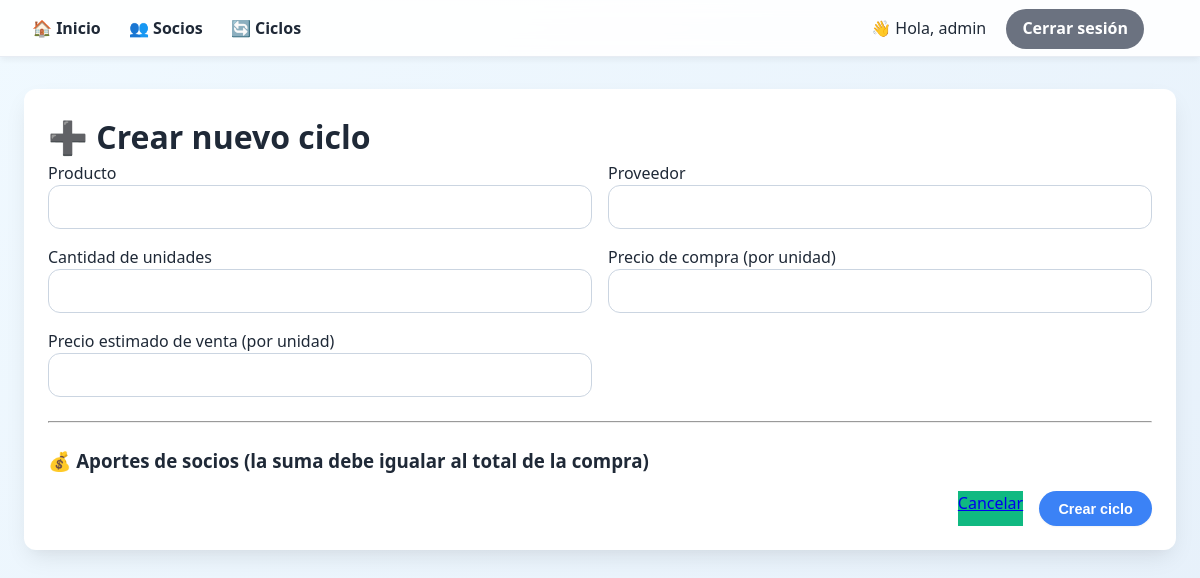
The page /ciclo/nuevo (signed in) on the database as committed earlier.
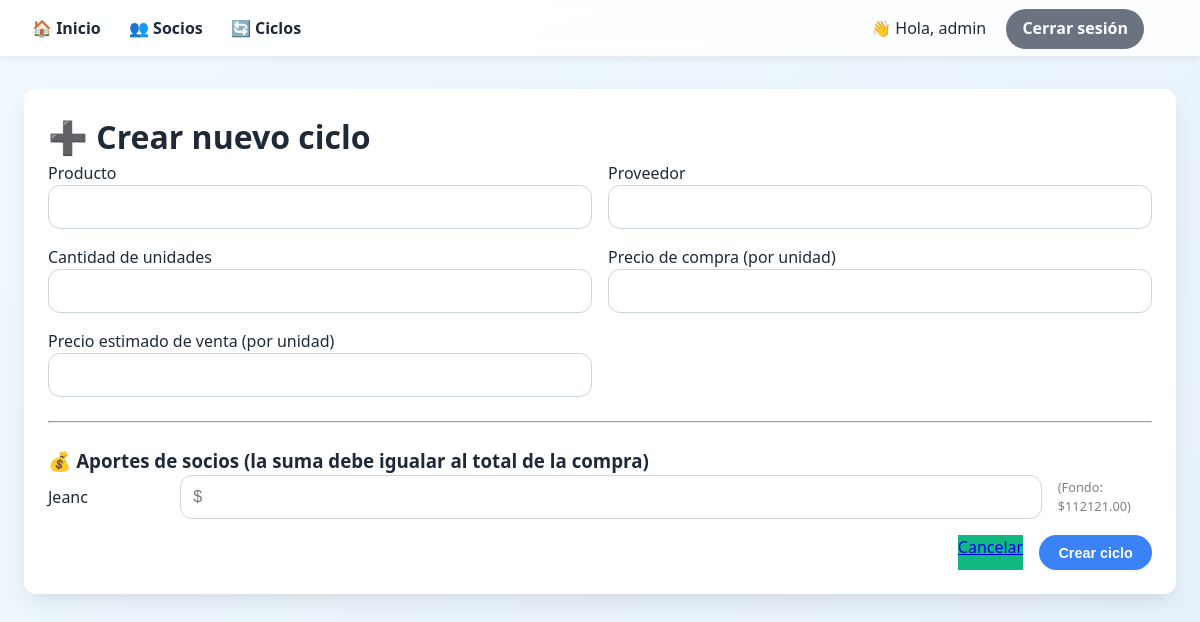
The same page on the database as committed later.
### tables this page shows
CREATE TABLE socio (
            id INTEGER PRIMARY KEY AUTOINCREMENT,
            nombre TEXT NOT NULL,
            fondo_disponible REAL DEFAULT 0.0,
            fondo_total REAL DEFAULT 0.0,
            created_at TIMESTAMP DEFAULT CURRENT_TIMESTAMP
        );

### app.py (the view, shortened to what this page needs)
@app.route('/ciclo/nuevo', methods=['GET', 'POST'])
@login_required
def nuevo_ciclo():
    socios = models.obtener_socios()
    return render_template('ciclo_nuevo.html', socios=socios)

### app.py (called while the page is built)
@login_manager.user_loader
def load_user(user_id):
    conn = models.get_db()
    user_data = conn.execute('SELECT * FROM usuario WHERE id = ?', (user_id,)).fetchone()
    conn.close()
    if user_data:
        return User(user_data['id'], user_data['username'])
    return None

### models.py (called while the page is built)
def get_db():
    conn = sqlite3.connect(DATABASE)
    conn.row_factory = sqlite3.Row
    return conn

def obtener_socios():
    conn = get_db()
    socios = conn.execute('SELECT * FROM socio ORDER BY id DESC').fetchall()
    conn.close()
    return socios

### templates/ciclo_nuevo.html (shortened to what this page needs)
{% extends "base.html" %}
{% block content %}
<div class="card">
    <h1>➕ Crear nuevo ciclo</h1>
    <form method="POST" id="formCiclo" onsubmit="return validarAportes()">
        <div style="display: grid; grid-template-columns: 1fr 1fr; gap: 1rem;">
            <div><label>Producto</label><input type="text" name="producto" required></div>
            <div><label>Proveedor</label><input type="text" name="proveedor" required></div>
            <div><label>Cantidad de unidades</label><input type="number" name="cantidad" id="cantidad" step="1" min="1" required></div>
            <div><label>Precio de compra (por unidad)</label><input type="number" name="precio_compra" id="precio_compra" step="0.01" required></div>
            <div><label>Precio estimado de venta (por unidad)</label><input type="number" name="precio_venta" step="0.01" required></div>
        </div>
        <hr style="margin: 1.5rem 0;">
        <h3>💰 Aportes de socios (la suma debe igualar al total de la compra)</h3>
        <div id="aportes-container">
            {% for s in socios %}
            <div style="display: flex; gap: 1rem; align-items: center; margin-bottom: 0.5rem;">
                <label style="width: 150px;">{{ s.nombre }}</label>
                <input type="number" step="0.01" name="aporte_{{ s.id }}" id="aporte_{{ s.id }}" placeholder="$" class="aporte-input" data-id="{{ s.id }}">
                <span id="disponible_{{ s.id }}" style="font-size:0.8rem; color:gray;">(Fondo: ${{ "%.2f"|format(s.fondo_disponible) }})</span>
            </div>
            {% endfor %}
        </div>
        <div style="display: flex; gap: 1rem; justify-content: flex-end;">
            <a href="{{ url_for('listar_ciclos') }}" class="btn-secondary">Cancelar</a>
            <button type="submit" class="btn">Crear ciclo</button>
        </div>
    </form>
</div>
{% endblock %}

Rows that differ between the two databases and show on the page:
added socio: nombre "Jeanc", fondo_disponible "112121.00"
